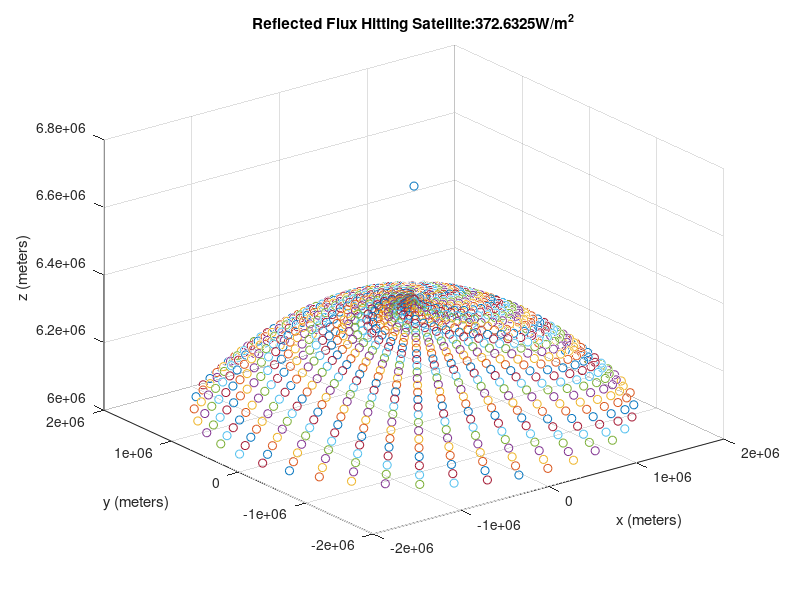

Reproduce this figure in MATLAB. (Note: a time limit stopped this script after it produced the figure.)
    %This program is meant to provide a graphical representation of what's
    %going on in the C++ flux calculator5. I'm using
    %this as a graphical representation of what's going on in the other
    %program.
function main
    clc;
    clear all;
    close all;
    EARTH_RADIUS=6371000;
    albedo=.3;
    E_s=1360;
    e=1-albedo;
    M_b=E_s/4;
    
    MASS_SAT=100 %kg
    Ac=.5;
    
    SUN_ORIGINAL_X=3.581118709561659*10^10;
    SUN_ORIGINAL_Y=-1.308927327368016*10^11;
    SUN_ORIGINAL_Z=-5.677199113568006*10^10;
   
    SAT_X=0;
    SAT_Y=0;
    SAT_Z=0;
    
    fileID = fopen('satPositionsTest.txt','r');
    imageNameCounter=1;
    tline = fgets(fileID);
    
    while ischar(tline)
        
        tline=strtrim(tline);
        %break up the line by spaces into an array...
        stringsArray = strsplit(tline,' ');

        cell1=stringsArray(1);
        SAT_X=str2num(cell1{1,1});

        cell2=stringsArray(2);
        SAT_Y=str2num(cell2{1,1});

        cell3=stringsArray(3);
        SAT_Z=str2num(cell3{1,1});
        
        [SAT_X,SAT_Y,SAT_Z,SUN_X,SUN_Y,SUN_Z]=adjustSatAndSunPositions(SAT_X,SAT_Y,SAT_Z,SUN_ORIGINAL_X,SUN_ORIGINAL_Y,SUN_ORIGINAL_Z);
        
        scatter3(SAT_X,SAT_Y,SAT_Z,'cyan');
        hold on;
        
        DISTANCE_FROM_EARTH_CENTER_TO_SAT=(SAT_X^2+SAT_Y^2+SAT_Z^2)^.5;
        DISTANCE_FROM_EARTH_CENTER_TO_SUN=(SUN_X^2+SUN_Y^2+SUN_Z^2)^.5;

        MAX_SAT_ANGLE=acos(EARTH_RADIUS/DISTANCE_FROM_EARTH_CENTER_TO_SAT);
        MAX_SUN_ANGLE=acos(EARTH_RADIUS/DISTANCE_FROM_EARTH_CENTER_TO_SUN);

        MAX_DISTANCE_TO_SATELLITE=DISTANCE_FROM_EARTH_CENTER_TO_SAT*sin(MAX_SAT_ANGLE);
        MAX_DISTANCE_TO_SUN=DISTANCE_FROM_EARTH_CENTER_TO_SUN*sin(MAX_SUN_ANGLE);
        
        NUM_STEPS_BETA=30;
        NUM_STEPS_THETA=40;
        
        INTERVAL_BETA=MAX_SAT_ANGLE/NUM_STEPS_BETA;
        THETA_MAX=2*pi;
        INTERVAL_THETA=THETA_MAX/NUM_STEPS_THETA;
        
        NET_FLUX=0;
        
        for alpha=0:INTERVAL_BETA:MAX_SAT_ANGLE
            for theta=0:INTERVAL_THETA:THETA_MAX
                x=EARTH_RADIUS*sin(alpha)*cos(theta);
                y=EARTH_RADIUS*sin(alpha)*sin(theta);
                z=EARTH_RADIUS*cos(alpha);

                ACTUAL_DISTANCE_TO_SATELLITE=((x-SAT_X)^2+(y-SAT_Y)^2+(z-SAT_Z)^2)^.5;
                ACTUAL_DISTANCE_TO_SUN=((x-SUN_X)^2+(y-SUN_Y)^2+(z-SUN_Z)^2)^.5;

                if ACTUAL_DISTANCE_TO_SATELLITE<MAX_DISTANCE_TO_SATELLITE && ACTUAL_DISTANCE_TO_SUN<MAX_DISTANCE_TO_SUN
                    %visible to both satellite and the sun.
                    
                    %In the final version, take out the plotting, and only
                    %calculate...
                    scatter3(x,y,z,'red');
                    
%                   This is the case where we calculate flux...
                    r = ( (x-SAT_X)^2 + (y-SAT_Y)^2 + (z-SAT_Z)^2 )^.5;  %distance between area element and the satellite.
    
                    areaEarthElement=EARTH_RADIUS^2*sin(alpha)*INTERVAL_THETA*INTERVAL_BETA;
                    
                    a=[x,y,z]; %vector normal to earth element.
                    b=[SUN_X-x,SUN_Y-y,SUN_Z-z] % vector from earth element to sun
                    
                    sunAngle=acos(dot(a,b)/(norm(a)*norm(b))); % angle between a and b
                    
                    dflux=(albedo*E_s*cos(sunAngle)+e*M_b)/(pi*r^2)*cos(alpha)*areaEarthElement; % flux calculation, returning a dlux value in watts/m^2
                    
                    NET_FLUX=NET_FLUX+dflux;
                    
                elseif ACTUAL_DISTANCE_TO_SATELLITE<MAX_DISTANCE_TO_SATELLITE %only visible to the satellite.
                    scatter3(x,y,z,'black');
                elseif ACTUAL_DISTANCE_TO_SUN<MAX_DISTANCE_TO_SUN % only visible to the sun.
                    scatter3(x,y,z,'yellow');
                else % not visible to the sun or the satellite
                    scatter3(x,y,z,'green');
                end
                hold on;
            end
        end
        
        %Now

        title(strcat(strcat('Reflected Flux Hitting Satellite: ',num2str(NET_FLUX),'W/m^2')));
        tline = fgets(fileID);
        xlabel('x (meters)');
        ylabel('y (meters)');
        zlabel('z (meters)');

        saveas( gcf, int2str(strcat(imageNameCounter,'nonrotated')), 'jpg' );

        %no need to save images in the final version, TODO DELETE
%         saveas( gcf, int2str(imageNameCounter), 'jpg' ); % saves the plot as image; optional...
        imageNameCounter=imageNameCounter+1;
        close all;
    end
end

function [SAT_X0,SAT_Y0,SAT_Z0,SUN_X0,SUN_Y0,SUN_Z0]=adjustSatAndSunPositions(SAT_X,SAT_Y,SAT_Z,SUN_X,SUN_Y,SUN_Z)
    
    new_z=[SAT_X,SAT_Y,SAT_Z];
    new_z=new_z/norm(new_z);
    
    new_x=cross([0,0,1],new_z);
    new_x=new_x/norm(new_x);
    new_y=cross(new_z,new_x);
    new_y=new_y/norm(new_y);
    
    R=[new_x;new_y;new_z];
        
    SUN_NEW_VECTOR=R*[SUN_X;SUN_Y;SUN_Z];
    SUN_X0=SUN_NEW_VECTOR(1,1);
    SUN_Y0=SUN_NEW_VECTOR(2,1);
    SUN_Z0=SUN_NEW_VECTOR(3,1);
    
    SAT_OLD=[SAT_X;SAT_Y;SAT_Z];
    SAT_NEW_VECTOR=R*SAT_OLD;
    SAT_X0=SAT_NEW_VECTOR(1,1);
    SAT_Y0=SAT_NEW_VECTOR(2,1);
    SAT_Z0=SAT_NEW_VECTOR(3,1);

end
